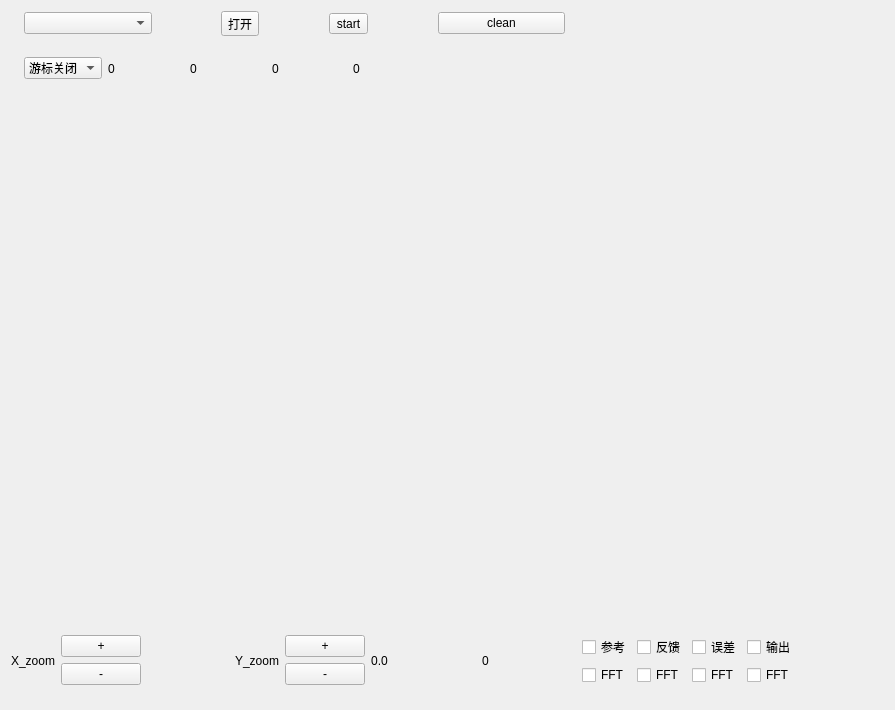
<?xml version="1.0" encoding="UTF-8"?>
<ui version="4.0">
 <class>Widget</class>
 <widget class="QWidget" name="Widget">
  <property name="geometry">
   <rect>
    <x>0</x>
    <y>0</y>
    <width>895</width>
    <height>710</height>
   </rect>
  </property>
  <property name="windowTitle">
   <string>数据分析</string>
  </property>
  <layout class="QVBoxLayout" name="verticalLayout_8">
   <item>
    <layout class="QVBoxLayout" name="verticalLayout_7" stretch="1,1,10,1,0">
     <item>
      <layout class="QHBoxLayout" name="horizontalLayout_2" stretch="0,2,1,2,1,2,1,2,5">
       <item>
        <spacer name="horizontalSpacer_2">
         <property name="orientation">
          <enum>Qt::Horizontal</enum>
         </property>
         <property name="sizeHint" stdset="0">
          <size>
           <width>13</width>
           <height>20</height>
          </size>
         </property>
        </spacer>
       </item>
       <item>
        <widget class="QComboBox" name="comboBox"/>
       </item>
       <item>
        <spacer name="horizontalSpacer">
         <property name="orientation">
          <enum>Qt::Horizontal</enum>
         </property>
         <property name="sizeHint" stdset="0">
          <size>
           <width>13</width>
           <height>20</height>
          </size>
         </property>
        </spacer>
       </item>
       <item>
        <widget class="QToolButton" name="toolButton">
         <property name="text">
          <string>打开</string>
         </property>
         <property name="checkable">
          <bool>true</bool>
         </property>
        </widget>
       </item>
       <item>
        <spacer name="horizontalSpacer_4">
         <property name="orientation">
          <enum>Qt::Horizontal</enum>
         </property>
         <property name="sizeHint" stdset="0">
          <size>
           <width>40</width>
           <height>20</height>
          </size>
         </property>
        </spacer>
       </item>
       <item>
        <widget class="QToolButton" name="toolButton_2">
         <property name="text">
          <string>start</string>
         </property>
         <property name="checkable">
          <bool>true</bool>
         </property>
        </widget>
       </item>
       <item>
        <spacer name="horizontalSpacer_5">
         <property name="orientation">
          <enum>Qt::Horizontal</enum>
         </property>
         <property name="sizeHint" stdset="0">
          <size>
           <width>40</width>
           <height>20</height>
          </size>
         </property>
        </spacer>
       </item>
       <item>
        <widget class="QPushButton" name="clean">
         <property name="text">
          <string>clean</string>
         </property>
        </widget>
       </item>
       <item>
        <spacer name="horizontalSpacer_3">
         <property name="orientation">
          <enum>Qt::Horizontal</enum>
         </property>
         <property name="sizeHint" stdset="0">
          <size>
           <width>40</width>
           <height>20</height>
          </size>
         </property>
        </spacer>
       </item>
      </layout>
     </item>
     <item>
      <layout class="QHBoxLayout" name="horizontalLayout" stretch="0,1,1,1,1,1,6">
       <item>
        <spacer name="horizontalSpacer_11">
         <property name="orientation">
          <enum>Qt::Horizontal</enum>
         </property>
         <property name="sizeHint" stdset="0">
          <size>
           <width>13</width>
           <height>20</height>
          </size>
         </property>
        </spacer>
       </item>
       <item>
        <widget class="QComboBox" name="comboBox_2">
         <item>
          <property name="text">
           <string>游标关闭</string>
          </property>
         </item>
         <item>
          <property name="text">
           <string>参考</string>
          </property>
         </item>
         <item>
          <property name="text">
           <string>FFT</string>
          </property>
         </item>
         <item>
          <property name="text">
           <string>反馈</string>
          </property>
         </item>
         <item>
          <property name="text">
           <string>FFT</string>
          </property>
         </item>
         <item>
          <property name="text">
           <string>误差</string>
          </property>
         </item>
         <item>
          <property name="text">
           <string>FFT</string>
          </property>
         </item>
         <item>
          <property name="text">
           <string>输出</string>
          </property>
         </item>
         <item>
          <property name="text">
           <string>FFT</string>
          </property>
         </item>
        </widget>
       </item>
       <item>
        <widget class="QLabel" name="label_cursor">
         <property name="text">
          <string>0</string>
         </property>
        </widget>
       </item>
       <item>
        <widget class="QLabel" name="label_pos1">
         <property name="text">
          <string>0</string>
         </property>
        </widget>
       </item>
       <item>
        <widget class="QLabel" name="label_pos2">
         <property name="text">
          <string>0</string>
         </property>
        </widget>
       </item>
       <item>
        <widget class="QLabel" name="label_pos_diff">
         <property name="text">
          <string>0</string>
         </property>
        </widget>
       </item>
       <item>
        <spacer name="horizontalSpacer_10">
         <property name="orientation">
          <enum>Qt::Horizontal</enum>
         </property>
         <property name="sizeHint" stdset="0">
          <size>
           <width>40</width>
           <height>20</height>
          </size>
         </property>
        </spacer>
       </item>
      </layout>
     </item>
     <item>
      <widget class="QCustomPlot" name="widget" native="true"/>
     </item>
     <item>
      <layout class="QHBoxLayout" name="horizontalLayout_3">
       <item>
        <widget class="QLabel" name="label">
         <property name="text">
          <string>X_zoom</string>
         </property>
        </widget>
       </item>
       <item>
        <layout class="QVBoxLayout" name="verticalLayout_2">
         <item>
          <widget class="QPushButton" name="pushButton_x_add">
           <property name="text">
            <string>+</string>
           </property>
          </widget>
         </item>
         <item>
          <widget class="QPushButton" name="pushButton_x_sub">
           <property name="text">
            <string>-</string>
           </property>
          </widget>
         </item>
        </layout>
       </item>
       <item>
        <spacer name="horizontalSpacer_6">
         <property name="orientation">
          <enum>Qt::Horizontal</enum>
         </property>
         <property name="sizeHint" stdset="0">
          <size>
           <width>13</width>
           <height>51</height>
          </size>
         </property>
        </spacer>
       </item>
       <item>
        <widget class="QLabel" name="label_2">
         <property name="text">
          <string>Y_zoom</string>
         </property>
        </widget>
       </item>
       <item>
        <layout class="QVBoxLayout" name="verticalLayout_3">
         <item>
          <widget class="QPushButton" name="pushButton_y_add">
           <property name="text">
            <string>+</string>
           </property>
          </widget>
         </item>
         <item>
          <widget class="QPushButton" name="pushButton_y_sub">
           <property name="text">
            <string>-</string>
           </property>
          </widget>
         </item>
        </layout>
       </item>
       <item>
        <widget class="QLabel" name="label_3">
         <property name="text">
          <string>0.0</string>
         </property>
         <property name="alignment">
          <set>Qt::AlignCenter</set>
         </property>
        </widget>
       </item>
       <item>
        <spacer name="horizontalSpacer_9">
         <property name="orientation">
          <enum>Qt::Horizontal</enum>
         </property>
         <property name="sizeHint" stdset="0">
          <size>
           <width>40</width>
           <height>20</height>
          </size>
         </property>
        </spacer>
       </item>
       <item>
        <widget class="QLabel" name="label_count">
         <property name="text">
          <string>0</string>
         </property>
         <property name="alignment">
          <set>Qt::AlignCenter</set>
         </property>
        </widget>
       </item>
       <item>
        <spacer name="horizontalSpacer_8">
         <property name="orientation">
          <enum>Qt::Horizontal</enum>
         </property>
         <property name="sizeHint" stdset="0">
          <size>
           <width>40</width>
           <height>20</height>
          </size>
         </property>
        </spacer>
       </item>
       <item>
        <layout class="QVBoxLayout" name="verticalLayout">
         <item>
          <widget class="QCheckBox" name="checkBox_ref">
           <property name="text">
            <string>参考</string>
           </property>
           <property name="checked">
            <bool>false</bool>
           </property>
          </widget>
         </item>
         <item>
          <widget class="QCheckBox" name="checkBox_ref_fft">
           <property name="text">
            <string>FFT</string>
           </property>
           <property name="checked">
            <bool>false</bool>
           </property>
          </widget>
         </item>
        </layout>
       </item>
       <item>
        <layout class="QVBoxLayout" name="verticalLayout_4">
         <item>
          <widget class="QCheckBox" name="checkBox_feedback">
           <property name="text">
            <string>反馈</string>
           </property>
           <property name="checked">
            <bool>false</bool>
           </property>
          </widget>
         </item>
         <item>
          <widget class="QCheckBox" name="checkBox_feedback_fft">
           <property name="text">
            <string>FFT</string>
           </property>
           <property name="checked">
            <bool>false</bool>
           </property>
          </widget>
         </item>
        </layout>
       </item>
       <item>
        <layout class="QVBoxLayout" name="verticalLayout_5">
         <item>
          <widget class="QCheckBox" name="checkBox_err">
           <property name="text">
            <string>误差</string>
           </property>
           <property name="checked">
            <bool>false</bool>
           </property>
          </widget>
         </item>
         <item>
          <widget class="QCheckBox" name="checkBox_err_fft">
           <property name="text">
            <string>FFT</string>
           </property>
           <property name="checked">
            <bool>false</bool>
           </property>
          </widget>
         </item>
        </layout>
       </item>
       <item>
        <layout class="QVBoxLayout" name="verticalLayout_6">
         <item>
          <widget class="QCheckBox" name="checkBox_out">
           <property name="text">
            <string>输出</string>
           </property>
           <property name="checked">
            <bool>false</bool>
           </property>
          </widget>
         </item>
         <item>
          <widget class="QCheckBox" name="checkBox_out_fft">
           <property name="text">
            <string>FFT</string>
           </property>
           <property name="checked">
            <bool>false</bool>
           </property>
          </widget>
         </item>
        </layout>
       </item>
       <item>
        <spacer name="horizontalSpacer_7">
         <property name="orientation">
          <enum>Qt::Horizontal</enum>
         </property>
         <property name="sizeHint" stdset="0">
          <size>
           <width>13</width>
           <height>51</height>
          </size>
         </property>
        </spacer>
       </item>
      </layout>
     </item>
     <item>
      <spacer name="verticalSpacer_2">
       <property name="orientation">
        <enum>Qt::Vertical</enum>
       </property>
       <property name="sizeHint" stdset="0">
        <size>
         <width>780</width>
         <height>13</height>
        </size>
       </property>
      </spacer>
     </item>
    </layout>
   </item>
  </layout>
 </widget>
 <customwidgets>
  <customwidget>
   <class>QCustomPlot</class>
   <extends>QWidget</extends>
   <header location="global">qcustomplot.h</header>
   <container>1</container>
  </customwidget>
 </customwidgets>
 <resources/>
 <connections/>
</ui>
